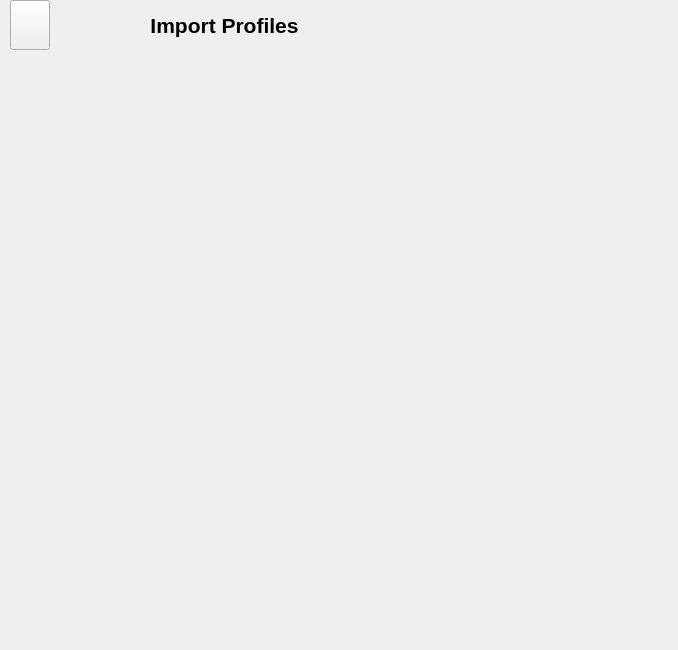
<?xml version="1.0" encoding="UTF-8"?>
<ui version="4.0">
 <class>MainWindow</class>
 <widget class="QWidget" name="MainWindow">
  <property name="geometry">
   <rect>
    <x>0</x>
    <y>0</y>
    <width>678</width>
    <height>650</height>
   </rect>
  </property>
  <property name="windowTitle">
   <string>Form</string>
  </property>
  <widget class="QWidget" name="verticalLayoutWidget">
   <property name="geometry">
    <rect>
     <x>0</x>
     <y>0</y>
     <width>402</width>
     <height>651</height>
    </rect>
   </property>
   <layout class="QVBoxLayout" name="main_vertical_layout" stretch="0,0">
    <property name="spacing">
     <number>0</number>
    </property>
    <property name="sizeConstraint">
     <enum>QLayout::SetDefaultConstraint</enum>
    </property>
    <item>
     <widget class="QWidget" name="titleBar_widget" native="true">
      <property name="sizePolicy">
       <sizepolicy hsizetype="Fixed" vsizetype="Fixed">
        <horstretch>0</horstretch>
        <verstretch>0</verstretch>
       </sizepolicy>
      </property>
      <property name="minimumSize">
       <size>
        <width>400</width>
        <height>53</height>
       </size>
      </property>
      <property name="styleSheet">
       <string notr="true"/>
      </property>
      <widget class="QWidget" name="">
       <property name="geometry">
        <rect>
         <x>0</x>
         <y>0</y>
         <width>399</width>
         <height>51</height>
        </rect>
       </property>
       <layout class="QHBoxLayout" name="titleBarLayout">
        <property name="spacing">
         <number>0</number>
        </property>
        <property name="bottomMargin">
         <number>0</number>
        </property>
        <item>
         <spacer name="horizontalSpacer">
          <property name="orientation">
           <enum>Qt::Horizontal</enum>
          </property>
          <property name="sizeType">
           <enum>QSizePolicy::Fixed</enum>
          </property>
          <property name="sizeHint" stdset="0">
           <size>
            <width>10</width>
            <height>0</height>
           </size>
          </property>
         </spacer>
        </item>
        <item>
         <widget class="QPushButton" name="menuButton">
          <property name="sizePolicy">
           <sizepolicy hsizetype="Fixed" vsizetype="Fixed">
            <horstretch>0</horstretch>
            <verstretch>0</verstretch>
           </sizepolicy>
          </property>
          <property name="minimumSize">
           <size>
            <width>0</width>
            <height>50</height>
           </size>
          </property>
          <property name="styleSheet">
           <string notr="true">
</string>
          </property>
          <property name="text">
           <string/>
          </property>
          <property name="icon">
           <iconset resource="../ressources/ressources.qrc">
            <normaloff>:/icons/menu-icon</normaloff>:/icons/menu-icon</iconset>
          </property>
          <property name="iconSize">
           <size>
            <width>30</width>
            <height>30</height>
           </size>
          </property>
         </widget>
        </item>
        <item>
         <widget class="QLabel" name="mainTitle">
          <property name="font">
           <font>
            <pointsize>16</pointsize>
            <bold>true</bold>
           </font>
          </property>
          <property name="styleSheet">
           <string notr="true"/>
          </property>
          <property name="text">
           <string>Import Profiles</string>
          </property>
          <property name="alignment">
           <set>Qt::AlignCenter</set>
          </property>
         </widget>
        </item>
       </layout>
      </widget>
     </widget>
    </item>
    <item>
     <widget class="QWidget" name="pages_container" native="true">
      <property name="minimumSize">
       <size>
        <width>0</width>
        <height>0</height>
       </size>
      </property>
     </widget>
    </item>
   </layout>
  </widget>
 </widget>
 <resources>
  <include location="../ressources/ressources.qrc"/>
 </resources>
 <connections/>
</ui>
